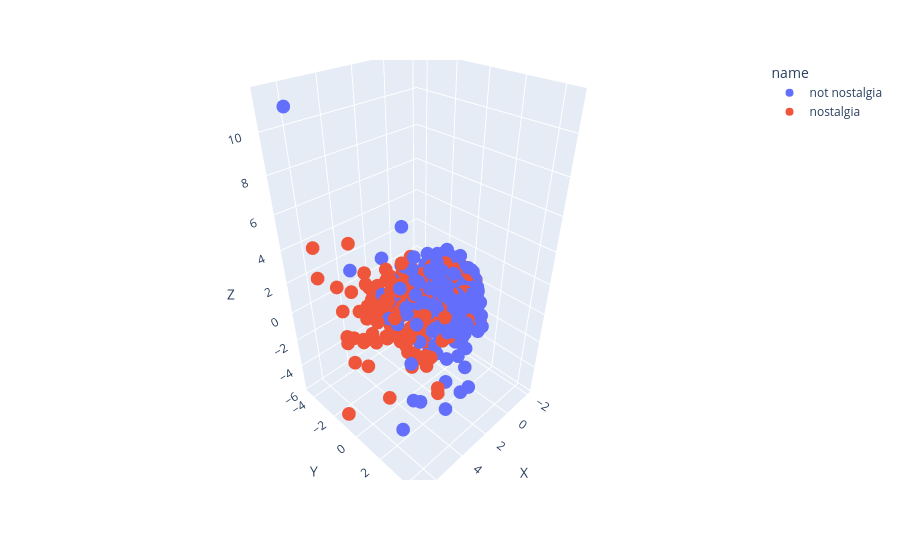

Here is the notebook cell this chart was saved with:
### Code cell
df_plot = cal_df(X_pca_aug_3d)
fig = px.scatter_3d(df_plot, x='X', y='Y', z='Z', color='name')
fig.show()

### Figure 1 — Plotly figure (JSON) as saved in the notebook; plotly's stock layout.template omitted (floating-point values rounded to 4 significant figures; data arrays with more than 128 entries replaced by an {"elided": "..."} marker saying what was removed)
{"data": [{"hovertemplate": "name=not nostalgia<br>X=%{x}<br>Y=%{y}<br>Z=%{z}<extra></extra>", "legendgroup": "not nostalgia", "marker": {"color": "#636efa", "symbol": "circle"}, "mode": "markers", "name": "not nostalgia", "scene": "scene", "showlegend": true, "type": "scatter3d", "x": {"elided": "749 float values"}, "y": {"elided": "749 float values"}, "z": {"elided": "749 float values"}}, {"hovertemplate": "name=nostalgia<br>X=%{x}<br>Y=%{y}<br>Z=%{z}<extra></extra>", "legendgroup": "nostalgia", "marker": {"color": "#EF553B", "symbol": "circle"}, "mode": "markers", "name": "nostalgia", "scene": "scene", "showlegend": true, "type": "scatter3d", "x": {"elided": "750 float values"}, "y": {"elided": "750 float values"}, "z": {"elided": "750 float values"}}], "layout": {"autosize": true, "legend": {"title": {"text": "name"}, "tracegroupgap": 0}, "margin": {"t": 60}, "scene": {"aspectmode": "auto", "aspectratio": {"x": 0.8023, "y": 0.8193, "z": 1.521}, "camera": {"projection": {"type": "perspective"}}, "domain": {"x": [0, 1], "y": [0, 1]}, "xaxis": {"title": {"text": "X"}, "type": "linear"}, "yaxis": {"title": {"text": "Y"}, "type": "linear"}, "zaxis": {"title": {"text": "Z"}, "type": "linear"}}}}
